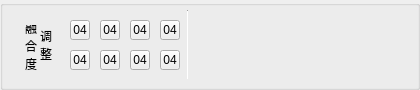
           <widget class="QGroupBox" name="groupBox_9">
            <property name="geometry">
             <rect>
              <x>900</x>
              <y>0</y>
              <width>420</width>
              <height>90</height>
             </rect>
            </property>
            <property name="minimumSize">
             <size>
              <width>420</width>
              <height>90</height>
             </size>
            </property>
            <property name="maximumSize">
             <size>
              <width>400</width>
              <height>90</height>
             </size>
            </property>
            <property name="styleSheet">
             <string notr="true">QGroupBox{
background-image: url(:/IRProc/ImProcMerge-Bg);
}</string>
            </property>
            <property name="title">
             <string/>
            </property>
            <widget class="QLabel" name="label_24">
             <property name="geometry">
              <rect>
               <x>40</x>
               <y>20</y>
               <width>16</width>
               <height>50</height>
              </rect>
             </property>
             <property name="styleSheet">
              <string notr="true"/>
             </property>
             <property name="text">
              <string>调
整</string>
             </property>
             <property name="alignment">
              <set>Qt::AlignLeading|Qt::AlignLeft|Qt::AlignVCenter</set>
             </property>
            </widget>
            <widget class="QLabel" name="label_23">
             <property name="geometry">
              <rect>
               <x>25</x>
               <y>25</y>
               <width>16</width>
               <height>55</height>
              </rect>
             </property>
             <property name="styleSheet">
              <string notr="true"/>
             </property>
             <property name="text">
              <string>融
合
度
</string>
             </property>
             <property name="alignment">
              <set>Qt::AlignLeading|Qt::AlignLeft|Qt::AlignVCenter</set>
             </property>
            </widget>
            <widget class="QToolButton" name="toolButton_46">
             <property name="geometry">
              <rect>
               <x>70</x>
               <y>20</y>
               <width>20</width>
               <height>20</height>
              </rect>
             </property>
             <property name="minimumSize">
              <size>
               <width>20</width>
               <height>20</height>
              </size>
             </property>
             <property name="maximumSize">
              <size>
               <width>20</width>
               <height>20</height>
              </size>
             </property>
             <property name="styleSheet">
              <string notr="true"/>
             </property>
             <property name="text">
              <string>04</string>
             </property>
             <property name="icon">
              <iconset resource="IRProc.qrc">
               <normaloff>:/IRProc/M01-Sel</normaloff>:/IRProc/M01-Sel</iconset>
             </property>
             <property name="iconSize">
              <size>
               <width>20</width>
               <height>20</height>
              </size>
             </property>
            </widget>
            <widget class="QToolButton" name="toolButton_47">
             <property name="geometry">
              <rect>
               <x>100</x>
               <y>20</y>
               <width>20</width>
               <height>20</height>
              </rect>
             </property>
             <property name="minimumSize">
              <size>
               <width>20</width>
               <height>20</height>
              </size>
             </property>
             <property name="maximumSize">
              <size>
               <width>20</width>
               <height>20</height>
              </size>
             </property>
             <property name="styleSheet">
              <string notr="true"/>
             </property>
             <property name="text">
              <string>04</string>
             </property>
             <property name="icon">
              <iconset resource="IRProc.qrc">
               <normaloff>:/IRProc/M02</normaloff>:/IRProc/M02</iconset>
             </property>
             <property name="iconSize">
              <size>
               <width>20</width>
               <height>20</height>
              </size>
             </property>
            </widget>
            <widget class="QToolButton" name="toolButton_48">
             <property name="geometry">
              <rect>
               <x>130</x>
               <y>20</y>
               <width>20</width>
               <height>20</height>
              </rect>
             </property>
             <property name="minimumSize">
              <size>
               <width>20</width>
               <height>20</height>
              </size>
             </property>
             <property name="maximumSize">
              <size>
               <width>20</width>
               <height>20</height>
              </size>
             </property>
             <property name="styleSheet">
              <string notr="true"/>
             </property>
             <property name="text">
              <string>04</string>
             </property>
             <property name="icon">
              <iconset resource="IRProc.qrc">
               <normaloff>:/IRProc/M03</normaloff>:/IRProc/M03</iconset>
             </property>
             <property name="iconSize">
              <size>
               <width>20</width>
               <height>20</height>
              </size>
             </property>
            </widget>
            <widget class="QToolButton" name="toolButton_49">
             <property name="geometry">
              <rect>
               <x>160</x>
               <y>20</y>
               <width>20</width>
               <height>20</height>
              </rect>
             </property>
             <property name="minimumSize">
              <size>
               <width>20</width>
               <height>20</height>
              </size>
             </property>
             <property name="maximumSize">
              <size>
               <width>20</width>
               <height>20</height>
              </size>
             </property>
             <property name="styleSheet">
              <string notr="true"/>
             </property>
             <property name="text">
              <string>04</string>
             </property>
             <property name="icon">
              <iconset resource="IRProc.qrc">
               <normaloff>:/IRProc/M04</normaloff>:/IRProc/M04</iconset>
             </property>
             <property name="iconSize">
              <size>
               <width>20</width>
               <height>20</height>
              </size>
             </property>
            </widget>
            <widget class="QToolButton" name="toolButton_50">
             <property name="geometry">
              <rect>
               <x>160</x>
               <y>50</y>
               <width>20</width>
               <height>20</height>
              </rect>
             </property>
             <property name="minimumSize">
              <size>
               <width>20</width>
               <height>20</height>
              </size>
             </property>
             <property name="maximumSize">
              <size>
               <width>20</width>
               <height>20</height>
              </size>
             </property>
             <property name="styleSheet">
              <string notr="true"/>
             </property>
             <property name="text">
              <string>04</string>
             </property>
             <property name="icon">
              <iconset resource="IRProc.qrc">
               <normaloff>:/IRProc/M08</normaloff>:/IRProc/M08</iconset>
             </property>
             <property name="iconSize">
              <size>
               <width>20</width>
               <height>20</height>
              </size>
             </property>
            </widget>
            <widget class="QToolButton" name="toolButton_51">
             <property name="geometry">
              <rect>
               <x>100</x>
               <y>50</y>
               <width>20</width>
               <height>20</height>
              </rect>
             </property>
             <property name="minimumSize">
              <size>
               <width>20</width>
               <height>20</height>
              </size>
             </property>
             <property name="maximumSize">
              <size>
               <width>20</width>
               <height>20</height>
              </size>
             </property>
             <property name="styleSheet">
              <string notr="true"/>
             </property>
             <property name="text">
              <string>04</string>
             </property>
             <property name="icon">
              <iconset resource="IRProc.qrc">
               <normaloff>:/IRProc/M06</normaloff>:/IRProc/M06</iconset>
             </property>
             <property name="iconSize">
              <size>
               <width>20</width>
               <height>20</height>
              </size>
             </property>
            </widget>
            <widget class="QToolButton" name="toolButton_52">
             <property name="geometry">
              <rect>
               <x>70</x>
               <y>50</y>
               <width>20</width>
               <height>20</height>
              </rect>
             </property>
             <property name="minimumSize">
              <size>
               <width>20</width>
               <height>20</height>
              </size>
             </property>
             <property name="maximumSize">
              <size>
               <width>20</width>
               <height>20</height>
              </size>
             </property>
             <property name="styleSheet">
              <string notr="true"/>
             </property>
             <property name="text">
              <string>04</string>
             </property>
             <property name="icon">
              <iconset resource="IRProc.qrc">
               <normaloff>:/IRProc/M05</normaloff>:/IRProc/M05</iconset>
             </property>
             <property name="iconSize">
              <size>
               <width>20</width>
               <height>20</height>
              </size>
             </property>
            </widget>
            <widget class="QToolButton" name="toolButton_53">
             <property name="geometry">
              <rect>
               <x>130</x>
               <y>50</y>
               <width>20</width>
               <height>20</height>
              </rect>
             </property>
             <property name="minimumSize">
              <size>
               <width>20</width>
               <height>20</height>
              </size>
             </property>
             <property name="maximumSize">
              <size>
               <width>20</width>
               <height>20</height>
              </size>
             </property>
             <property name="styleSheet">
              <string notr="true"/>
             </property>
             <property name="text">
              <string>04</string>
             </property>
             <property name="icon">
              <iconset resource="IRProc.qrc">
               <normaloff>:/IRProc/M07</normaloff>:/IRProc/M07</iconset>
             </property>
             <property name="iconSize">
              <size>
               <width>20</width>
               <height>20</height>
              </size>
             </property>
            </widget>
            <widget class="Line" name="line_11">
             <property name="geometry">
              <rect>
               <x>187</x>
               <y>10</y>
               <width>1</width>
               <height>70</height>
              </rect>
             </property>
             <property name="minimumSize">
              <size>
               <width>0</width>
               <height>70</height>
              </size>
             </property>
             <property name="maximumSize">
              <size>
               <width>16777215</width>
               <height>70</height>
              </size>
             </property>
             <property name="orientation">
              <enum>Qt::Vertical</enum>
             </property>
            </widget>
           </widget>
